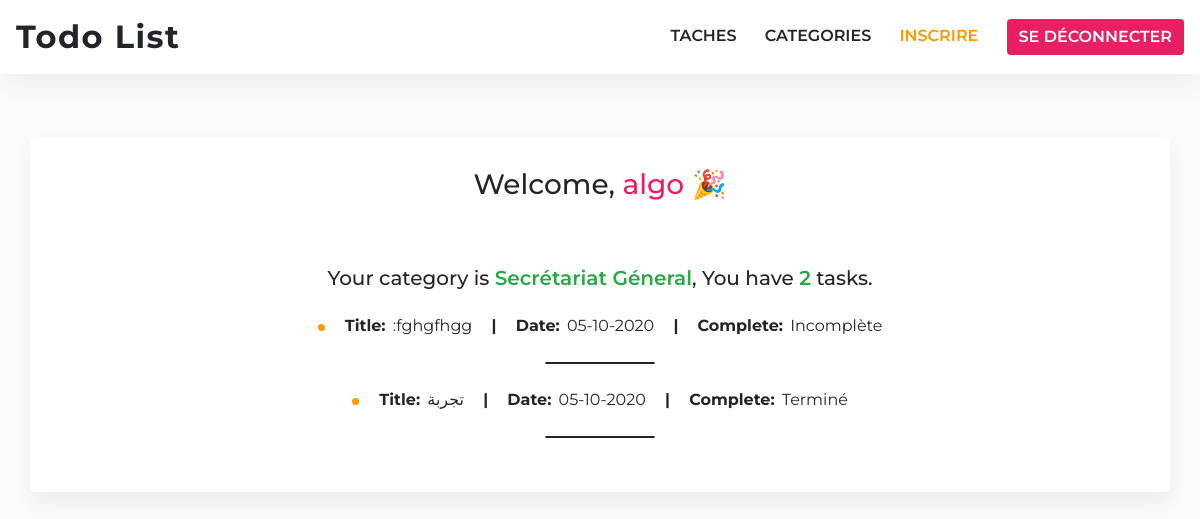
Screenshot of / (signed in) with the database file from the repository.
### app/models/Model.py (models this page shows, shortened)
class User(db.Model, UserMixin):
    id = db.Column(db.Integer, autoincrement=True, primary_key=True)
    email = db.Column(db.String(255), unique=True)
    username = db.Column(db.String(255))
    password = db.Column(db.String(255))
    access = db.Column(db.Integer,default=1)
    tasks = db.relationship('Task', backref='user', lazy="dynamic")
    category_id = db.Column(db.Integer, db.ForeignKey('category.id'), nullable=False)

class Category(db.Model):
    id = db.Column(db.Integer, primary_key=True)
    title = db.Column(db.String(100), nullable=False)
    users = db.relationship('User', backref='category', lazy="dynamic")

class Task(db.Model):
    id = db.Column(db.Integer, primary_key=True)
    title = db.Column(db.String(100), nullable=False)
    description = db.Column(db.Text, nullable=False)
    complete = db.Column(db.Boolean, nullable=False,default=False)
    date = db.Column(db.DateTime, nullable=False, default=datetime.utcnow)
    image = db.Column(db.Text)
    user_id = db.Column(db.Integer, db.ForeignKey('user.id'), nullable=False)

### app/views/home.py (the view)
@home.route('/')
def index():
    title = "page d'accueil"
    if current_user.is_authenticated:
      tasks = Task.query.filter_by(user_id=current_user.id).order_by(Task.date.asc()).all()
      return render_template('home/index.html', title=title, tasks=tasks)
    return render_template('home/index.html', title=title)

### app/templates/home/index.html (shortened to what this page needs)
{% extends "base.html" %} {% block title %}{{ title }}{% endblock %} {% block
content %} {% if not current_user.is_authenticated %}
<div class="home-no-auth">
  <h1>Organisez tout avec <span>Todoist</span></h1>
  <img
    src="{{ url_for('static', filename='images/todo-list.svg') }}"
    alt="todo-list app"
  />
  <a class="btn__get-started" href="{{ url_for('auth.login') }}">Commencer</a>
</div>
{% else %}
<div class="container home-screen">
  <h3>Welcome, <span>{{ current_user.username }}</span> 🎉</h3>
  <div class="mb-4">
    <h5>Your category is <span>{{ current_user.category.title }}</span>, You have <span>{{ current_user.tasks.all()|length }}</span> tasks.</h5>
  </div>
  <div class="show-tasks">
    {% if tasks|length <= 0 %}
      <p>
        Il n'y a pas des tâches pour toi.
      </p>
    {% else %}
      <ul>
        {% for task in tasks %}
          <li>
            <span>title:</span> {{ task.title }} <span class="bars">|</span> <span>date:</span> {{ task.date.strftime('%d-%m-%Y') }} <span class="bars">|</span> <span>complete:</span> {% if task.complete %} Terminé {% else %} Incomplète {% endif %}
          </li>
          <hr />
        {% endfor %}
      </ul>
    {% endif %}
  </div>
</div>
{% endif %} {% endblock %}

### app/static/css/beauty.css (style rules this page uses)
* { font-family: "Montserrat", sans-serif; box-sizing: border-box; }
body { padding-bottom: 4rem; background: #fbfbfb; }
h5 > span { font-weight: 600; color: #28a745; }
.home-screen { margin-top: 4rem; background: #fff; padding: 30px; box-shadow: 1px 10px 20px #ececec; border-radius: 5px; text-align: center; }
.home-screen h3 { margin-bottom: 4rem; }
.home-screen h3 > span { color: #e91e63; }
.home-screen hr { border: 1px solid #212529; width: 10%; margin: 1.5rem auto; border-radius: 50px; }
.home-screen .show-tasks { text-align: center; }
.home-screen .show-tasks ul { list-style-type: none; padding: 0; }
.home-screen .show-tasks ul li { display: inline-block; }
.home-screen .show-tasks ul li::before { content: ""; width: 7px; height: 7px; margin-right: 1rem; background: #ff9800; display: inline-block; border-radius: 50px; }
.home-screen .show-tasks ul li > span { text-transform: capitalize; font-weight: bold; margin-right: 3px; }
.home-screen .show-tasks ul li > .bars { margin: 0 15px; }

### rows the page displays
User: username "algo"
Category: category "Secrétariat Géneral"
Task: title ":fghgfhgg", date "05-10-2020", complete "Incomplète"
Task: title "تجربة", date "05-10-2020", complete "Terminé"

### other values shown
{{ current_user.tasks.all()|length }} "2"
